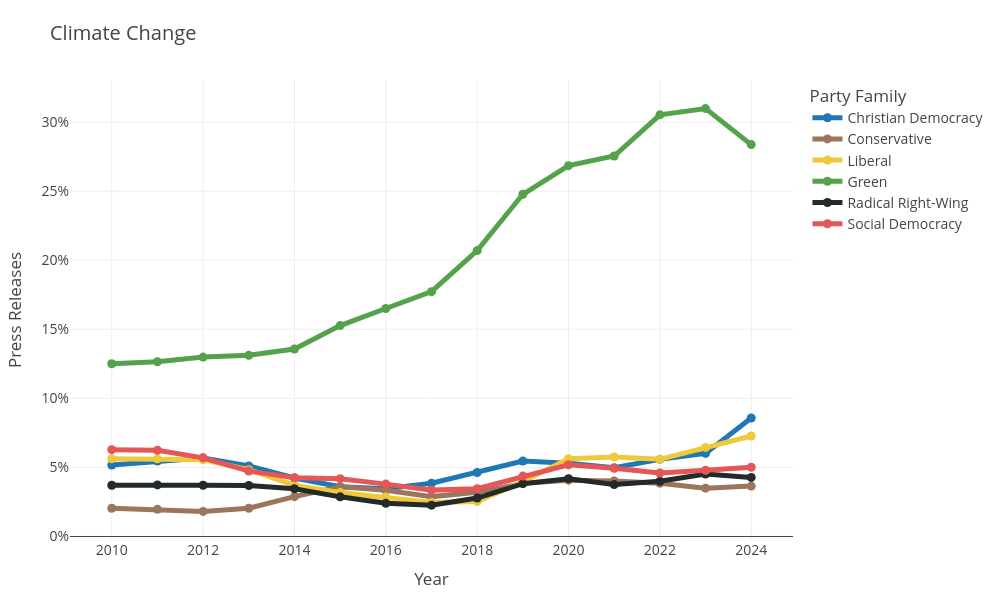
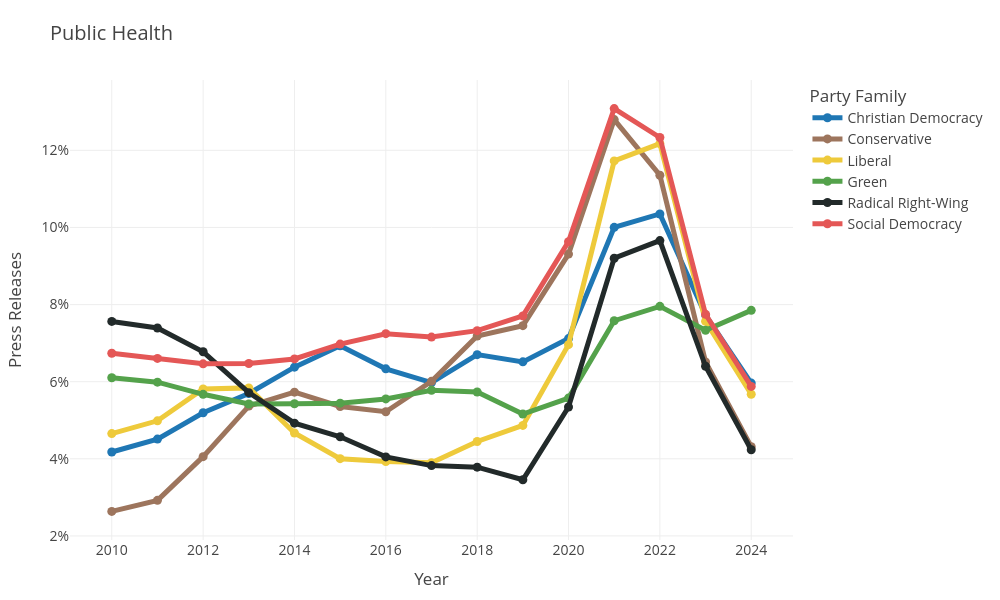
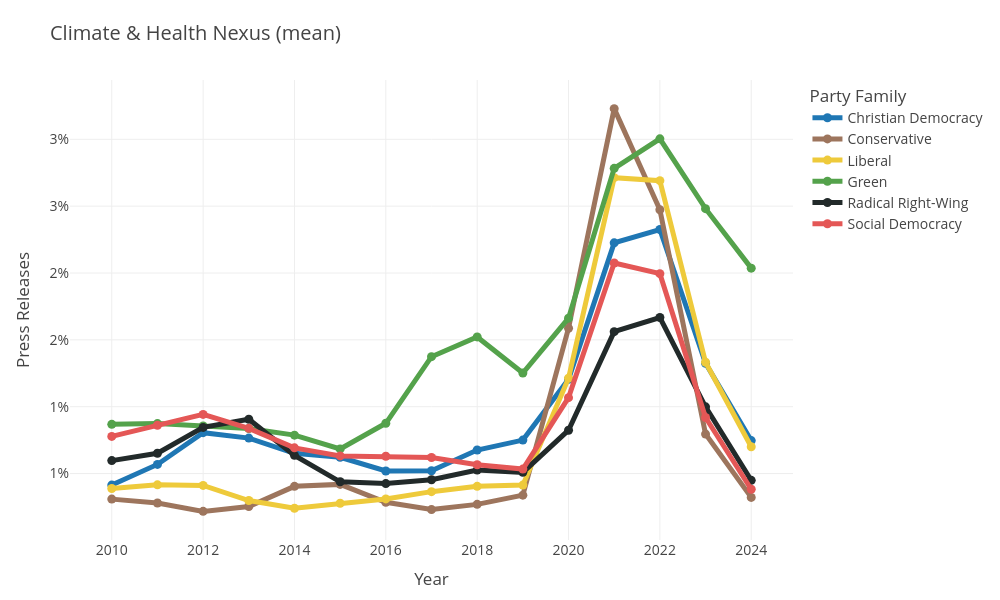
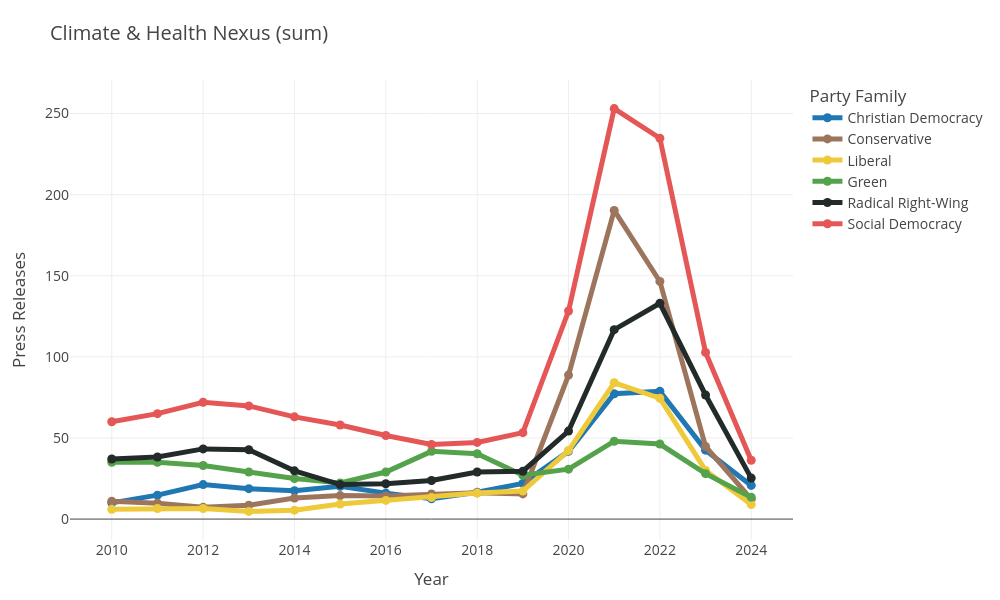

Here is the notebook cell these charts were saved with, in order:
### Code cell
# Generate individual subplot figures as separate PDFs

subplot_configs = {
    'environment_climate_issue1_mean': {
        'title': 'Climate Change',
        'filename': 'indicator_5_3_3_climate_change.pdf',
        'format_pct': True
    },
    'healthcare_issue1_mean': {
        'title': 'Public Health',
        'filename': 'indicator_5_3_3_public_health.pdf',
        'format_pct': True
    },
    'climate_health_mean': {
        'title': 'Climate & Health Nexus (mean)',
        'filename': 'indicator_5_3_3_nexus_mean.pdf',
        'format_pct': True
    },
    'climate_health_sum': {
        'title': 'Climate & Health Nexus (sum)',
        'filename': 'indicator_5_3_3_nexus_sum.pdf',
        'format_pct': False
    }
}

def create_single_subplot(df, col, config, save_path, party_colors=party_colors):
    """Create a single subplot figure and save it as PDF."""
    
    fig = go.Figure()
    
    for party_family in party_colors.keys():
        subset = df[df['party_family'] == party_family].copy()
        
        # smooth the line
        subset[col] = subset[col].rolling(window=2, min_periods=1).mean()
        subset[col] = subset[col].rolling(window=2, min_periods=1).mean()
        
        fig.add_trace(go.Scatter(
            x=subset['year'],
            y=subset[col],
            mode='lines+markers',
            name=party_family,
            line=dict(color=party_colors[party_family], width=5),
        ))
    
    # Update layout
    fig.update_layout(
        title=config['title'],
        xaxis_title='Year',
        yaxis_title='Press Releases',
        title_x=0.05,
        legend_title='Party Family',
        hovermode='x unified',
        width=1000,
        height=600,
        template='presentation',
        font=dict(size=14),
        margin=dict(l=70, r=50, t=80, b=60)
    )
    
    # Format y-axis as percentage if needed
    if config['format_pct']:
        fig.update_yaxes(tickformat=".0%")
    
    # Save figure
    fig.write_image(save_path, scale=5)
    print(f"Saved: {save_path}")

    # show figure
    fig.show()
    
# Generate each individual subplot
for col, config in subplot_configs.items():
    save_path = f"../appendix/{config['filename']}"
    create_single_subplot(df, col, config, save_path, party_colors)

### Figure 1 — Plotly figure (JSON) as saved in the notebook; plotly's stock layout.template omitted (floating-point values rounded to 4 significant figures)
{"data": [{"line": {"color": "#1f77b4", "width": 5}, "mode": "lines+markers", "name": "Christian Democracy", "type": "scatter", "x": [2010.0, 2011.0, 2012.0, 2013.0, 2014.0, 2015.0, 2016.0, 2017.0, 2018.0, 2019.0, 2020.0, 2021.0, 2022.0, 2023.0, 2024.0], "y": [0.0517, 0.0546, 0.05676, 0.05101, 0.04234, 0.03603, 0.03453, 0.0385, 0.04631, 0.05461, 0.053, 0.0497, 0.05584, 0.06011, 0.08579]}, {"line": {"color": "#9D755D", "width": 5}, "mode": "lines+markers", "name": "Conservative", "type": "scatter", "x": [2010.0, 2011.0, 2012.0, 2013.0, 2014.0, 2015.0, 2016.0, 2017.0, 2018.0, 2019.0, 2020.0, 2021.0, 2022.0, 2023.0, 2024.0], "y": [0.02048, 0.01964, 0.01818, 0.02043, 0.02881, 0.03591, 0.03354, 0.02887, 0.03196, 0.03845, 0.04078, 0.04023, 0.03861, 0.03497, 0.03646]}, {"line": {"color": "#EECA3B", "width": 5}, "mode": "lines+markers", "name": "Liberal", "type": "scatter", "x": [2010.0, 2011.0, 2012.0, 2013.0, 2014.0, 2015.0, 2016.0, 2017.0, 2018.0, 2019.0, 2020.0, 2021.0, 2022.0, 2023.0, 2024.0], "y": [0.05624, 0.05619, 0.05556, 0.04838, 0.03698, 0.03184, 0.02853, 0.02454, 0.0253, 0.03955, 0.05635, 0.05754, 0.05586, 0.06448, 0.07271]}, {"line": {"color": "#54A24B", "width": 5}, "mode": "lines+markers", "name": "Green", "type": "scatter", "x": [2010.0, 2011.0, 2012.0, 2013.0, 2014.0, 2015.0, 2016.0, 2017.0, 2018.0, 2019.0, 2020.0, 2021.0, 2022.0, 2023.0, 2024.0], "y": [0.125, 0.1265, 0.1299, 0.1311, 0.1357, 0.1526, 0.165, 0.1772, 0.2069, 0.2477, 0.2684, 0.2754, 0.3052, 0.3097, 0.2837]}, {"line": {"color": "#222A2A", "width": 5}, "mode": "lines+markers", "name": "Radical Right-Wing", "type": "scatter", "x": [2010.0, 2011.0, 2012.0, 2013.0, 2014.0, 2015.0, 2016.0, 2017.0, 2018.0, 2019.0, 2020.0, 2021.0, 2022.0, 2023.0, 2024.0], "y": [0.03709, 0.03734, 0.03706, 0.03687, 0.03458, 0.0287, 0.02399, 0.02267, 0.02782, 0.03825, 0.04183, 0.03756, 0.03992, 0.04524, 0.04274]}, {"line": {"color": "#E45756", "width": 5}, "mode": "lines+markers", "name": "Social Democracy", "type": "scatter", "x": [2010.0, 2011.0, 2012.0, 2013.0, 2014.0, 2015.0, 2016.0, 2017.0, 2018.0, 2019.0, 2020.0, 2021.0, 2022.0, 2023.0, 2024.0], "y": [0.06285, 0.06236, 0.05695, 0.04732, 0.04256, 0.04185, 0.03791, 0.03356, 0.03462, 0.0437, 0.05191, 0.04936, 0.04595, 0.04791, 0.05014]}], "layout": {"font": {"size": 14}, "height": 600, "hovermode": "x unified", "legend": {"title": {"text": "Party Family"}}, "margin": {"b": 60, "l": 70, "r": 50, "t": 80}, "title": {"text": "Climate Change", "x": 0.05}, "width": 1000, "xaxis": {"title": {"text": "Year"}}, "yaxis": {"tickformat": ".0%", "title": {"text": "Press Releases"}}}}

### Figure 2 — Plotly figure (JSON) as saved in the notebook; plotly's stock layout.template omitted (floating-point values rounded to 4 significant figures)
{"data": [{"line": {"color": "#1f77b4", "width": 5}, "mode": "lines+markers", "name": "Christian Democracy", "type": "scatter", "x": [2010.0, 2011.0, 2012.0, 2013.0, 2014.0, 2015.0, 2016.0, 2017.0, 2018.0, 2019.0, 2020.0, 2021.0, 2022.0, 2023.0, 2024.0], "y": [0.04177, 0.04511, 0.05194, 0.05695, 0.06377, 0.06933, 0.06334, 0.05976, 0.06701, 0.06514, 0.07119, 0.1, 0.1035, 0.07726, 0.05965]}, {"line": {"color": "#9D755D", "width": 5}, "mode": "lines+markers", "name": "Conservative", "type": "scatter", "x": [2010.0, 2011.0, 2012.0, 2013.0, 2014.0, 2015.0, 2016.0, 2017.0, 2018.0, 2019.0, 2020.0, 2021.0, 2022.0, 2023.0, 2024.0], "y": [0.02637, 0.02922, 0.04056, 0.05367, 0.05728, 0.05356, 0.05222, 0.0601, 0.07184, 0.07453, 0.09309, 0.128, 0.1135, 0.06514, 0.04316]}, {"line": {"color": "#EECA3B", "width": 5}, "mode": "lines+markers", "name": "Liberal", "type": "scatter", "x": [2010.0, 2011.0, 2012.0, 2013.0, 2014.0, 2015.0, 2016.0, 2017.0, 2018.0, 2019.0, 2020.0, 2021.0, 2022.0, 2023.0, 2024.0], "y": [0.04654, 0.04985, 0.05809, 0.05839, 0.04668, 0.04004, 0.03929, 0.03899, 0.0445, 0.04866, 0.06961, 0.1173, 0.1218, 0.07565, 0.05675]}, {"line": {"color": "#54A24B", "width": 5}, "mode": "lines+markers", "name": "Green", "type": "scatter", "x": [2010.0, 2011.0, 2012.0, 2013.0, 2014.0, 2015.0, 2016.0, 2017.0, 2018.0, 2019.0, 2020.0, 2021.0, 2022.0, 2023.0, 2024.0], "y": [0.06101, 0.05987, 0.05673, 0.05421, 0.05429, 0.05444, 0.05553, 0.05779, 0.05733, 0.0516, 0.05575, 0.07581, 0.07953, 0.07332, 0.0785]}, {"line": {"color": "#222A2A", "width": 5}, "mode": "lines+markers", "name": "Radical Right-Wing", "type": "scatter", "x": [2010.0, 2011.0, 2012.0, 2013.0, 2014.0, 2015.0, 2016.0, 2017.0, 2018.0, 2019.0, 2020.0, 2021.0, 2022.0, 2023.0, 2024.0], "y": [0.07563, 0.07393, 0.06775, 0.05716, 0.04925, 0.04572, 0.0405, 0.03824, 0.03784, 0.03456, 0.05343, 0.09203, 0.09659, 0.064, 0.04236]}, {"line": {"color": "#E45756", "width": 5}, "mode": "lines+markers", "name": "Social Democracy", "type": "scatter", "x": [2010.0, 2011.0, 2012.0, 2013.0, 2014.0, 2015.0, 2016.0, 2017.0, 2018.0, 2019.0, 2020.0, 2021.0, 2022.0, 2023.0, 2024.0], "y": [0.06738, 0.06604, 0.06463, 0.06473, 0.0659, 0.06975, 0.07245, 0.07156, 0.07323, 0.07706, 0.09631, 0.1308, 0.1233, 0.07747, 0.05878]}], "layout": {"font": {"size": 14}, "height": 600, "hovermode": "x unified", "legend": {"title": {"text": "Party Family"}}, "margin": {"b": 60, "l": 70, "r": 50, "t": 80}, "title": {"text": "Public Health", "x": 0.05}, "width": 1000, "xaxis": {"title": {"text": "Year"}}, "yaxis": {"tickformat": ".0%", "title": {"text": "Press Releases"}}}}

### Figure 3 — Plotly figure (JSON) as saved in the notebook; plotly's stock layout.template omitted (floating-point values rounded to 4 significant figures)
{"data": [{"line": {"color": "#1f77b4", "width": 5}, "mode": "lines+markers", "name": "Christian Democracy", "type": "scatter", "x": [2010.0, 2011.0, 2012.0, 2013.0, 2014.0, 2015.0, 2016.0, 2017.0, 2018.0, 2019.0, 2020.0, 2021.0, 2022.0, 2023.0, 2024.0], "y": [0.004136, 0.005681, 0.008056, 0.007648, 0.006516, 0.006211, 0.005191, 0.005211, 0.006759, 0.007501, 0.01206, 0.02225, 0.02325, 0.01325, 0.007464]}, {"line": {"color": "#9D755D", "width": 5}, "mode": "lines+markers", "name": "Conservative", "type": "scatter", "x": [2010.0, 2011.0, 2012.0, 2013.0, 2014.0, 2015.0, 2016.0, 2017.0, 2018.0, 2019.0, 2020.0, 2021.0, 2022.0, 2023.0, 2024.0], "y": [0.003086, 0.002799, 0.002169, 0.002533, 0.004041, 0.004188, 0.002853, 0.002303, 0.002693, 0.003382, 0.01587, 0.0323, 0.02473, 0.007952, 0.003215]}, {"line": {"color": "#EECA3B", "width": 5}, "mode": "lines+markers", "name": "Liberal", "type": "scatter", "x": [2010.0, 2011.0, 2012.0, 2013.0, 2014.0, 2015.0, 2016.0, 2017.0, 2018.0, 2019.0, 2020.0, 2021.0, 2022.0, 2023.0, 2024.0], "y": [0.003878, 0.004154, 0.00411, 0.00298, 0.002405, 0.002777, 0.003101, 0.003644, 0.004039, 0.004133, 0.01212, 0.02713, 0.02691, 0.01332, 0.007005]}, {"line": {"color": "#54A24B", "width": 5}, "mode": "lines+markers", "name": "Green", "type": "scatter", "x": [2010.0, 2011.0, 2012.0, 2013.0, 2014.0, 2015.0, 2016.0, 2017.0, 2018.0, 2019.0, 2020.0, 2021.0, 2022.0, 2023.0, 2024.0], "y": [0.008681, 0.008735, 0.008564, 0.008366, 0.007871, 0.00684, 0.008757, 0.01374, 0.01522, 0.01252, 0.01662, 0.02783, 0.03004, 0.02481, 0.02036]}, {"line": {"color": "#222A2A", "width": 5}, "mode": "lines+markers", "name": "Radical Right-Wing", "type": "scatter", "x": [2010.0, 2011.0, 2012.0, 2013.0, 2014.0, 2015.0, 2016.0, 2017.0, 2018.0, 2019.0, 2020.0, 2021.0, 2022.0, 2023.0, 2024.0], "y": [0.005967, 0.006516, 0.00845, 0.009059, 0.006358, 0.004382, 0.004248, 0.004536, 0.005257, 0.005086, 0.008241, 0.01561, 0.01667, 0.009986, 0.004489]}, {"line": {"color": "#E45756", "width": 5}, "mode": "lines+markers", "name": "Social Democracy", "type": "scatter", "x": [2010.0, 2011.0, 2012.0, 2013.0, 2014.0, 2015.0, 2016.0, 2017.0, 2018.0, 2019.0, 2020.0, 2021.0, 2022.0, 2023.0, 2024.0], "y": [0.007775, 0.008612, 0.00942, 0.008379, 0.006922, 0.006316, 0.00629, 0.006199, 0.005657, 0.005334, 0.01067, 0.02075, 0.01995, 0.009191, 0.003823]}], "layout": {"font": {"size": 14}, "height": 600, "hovermode": "x unified", "legend": {"title": {"text": "Party Family"}}, "margin": {"b": 60, "l": 70, "r": 50, "t": 80}, "title": {"text": "Climate & Health Nexus (mean)", "x": 0.05}, "width": 1000, "xaxis": {"title": {"text": "Year"}}, "yaxis": {"tickformat": ".0%", "title": {"text": "Press Releases"}}}}

### Figure 4 — Plotly figure (JSON) as saved in the notebook; plotly's stock layout.template omitted (floating-point values rounded to 4 significant figures)
{"data": [{"line": {"color": "#1f77b4", "width": 5}, "mode": "lines+markers", "name": "Christian Democracy", "type": "scatter", "x": [2010.0, 2011.0, 2012.0, 2013.0, 2014.0, 2015.0, 2016.0, 2017.0, 2018.0, 2019.0, 2020.0, 2021.0, 2022.0, 2023.0, 2024.0], "y": [10.0, 14.75, 21.25, 18.75, 17.5, 20.25, 16.0, 12.5, 16.5, 22.0, 41.75, 77.25, 78.75, 42.5, 20.75]}, {"line": {"color": "#9D755D", "width": 5}, "mode": "lines+markers", "name": "Conservative", "type": "scatter", "x": [2010.0, 2011.0, 2012.0, 2013.0, 2014.0, 2015.0, 2016.0, 2017.0, 2018.0, 2019.0, 2020.0, 2021.0, 2022.0, 2023.0, 2024.0], "y": [11.0, 9.75, 7.25, 8.5, 13.0, 14.5, 14.25, 15.5, 16.25, 15.5, 88.75, 190.2, 146.5, 44.75, 12.25]}, {"line": {"color": "#EECA3B", "width": 5}, "mode": "lines+markers", "name": "Liberal", "type": "scatter", "x": [2010.0, 2011.0, 2012.0, 2013.0, 2014.0, 2015.0, 2016.0, 2017.0, 2018.0, 2019.0, 2020.0, 2021.0, 2022.0, 2023.0, 2024.0], "y": [6.0, 6.5, 6.5, 4.75, 5.5, 9.25, 11.5, 13.25, 16.0, 17.25, 42.25, 84.0, 74.5, 30.0, 9.0]}, {"line": {"color": "#54A24B", "width": 5}, "mode": "lines+markers", "name": "Green", "type": "scatter", "x": [2010.0, 2011.0, 2012.0, 2013.0, 2014.0, 2015.0, 2016.0, 2017.0, 2018.0, 2019.0, 2020.0, 2021.0, 2022.0, 2023.0, 2024.0], "y": [35.0, 35.0, 33.0, 29.0, 25.0, 22.25, 29.0, 41.75, 40.25, 27.0, 30.75, 48.0, 46.25, 28.0, 13.5]}, {"line": {"color": "#222A2A", "width": 5}, "mode": "lines+markers", "name": "Radical Right-Wing", "type": "scatter", "x": [2010.0, 2011.0, 2012.0, 2013.0, 2014.0, 2015.0, 2016.0, 2017.0, 2018.0, 2019.0, 2020.0, 2021.0, 2022.0, 2023.0, 2024.0], "y": [37.0, 38.25, 43.25, 42.75, 29.75, 21.25, 21.75, 23.75, 29.0, 29.5, 54.25, 116.8, 133.0, 76.5, 25.25]}, {"line": {"color": "#E45756", "width": 5}, "mode": "lines+markers", "name": "Social Democracy", "type": "scatter", "x": [2010.0, 2011.0, 2012.0, 2013.0, 2014.0, 2015.0, 2016.0, 2017.0, 2018.0, 2019.0, 2020.0, 2021.0, 2022.0, 2023.0, 2024.0], "y": [60.0, 65.0, 72.0, 69.75, 63.0, 58.0, 51.5, 46.0, 47.25, 53.25, 128.2, 253.0, 234.8, 102.8, 36.25]}], "layout": {"font": {"size": 14}, "height": 600, "hovermode": "x unified", "legend": {"title": {"text": "Party Family"}}, "margin": {"b": 60, "l": 70, "r": 50, "t": 80}, "title": {"text": "Climate & Health Nexus (sum)", "x": 0.05}, "width": 1000, "xaxis": {"title": {"text": "Year"}}, "yaxis": {"title": {"text": "Press Releases"}}}}
